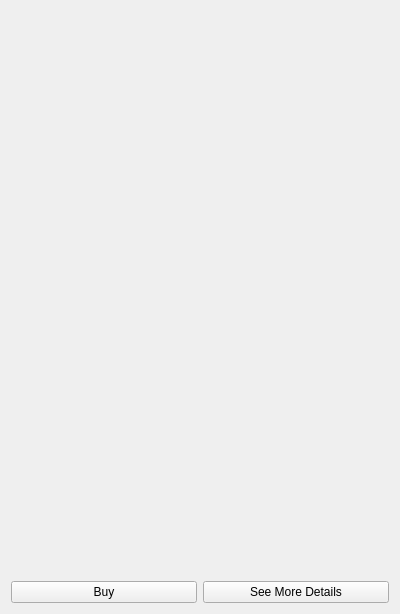
<?xml version="1.0" encoding="UTF-8"?>
<ui version="4.0">
 <class>BuildingInfoWidget</class>
 <widget class="QWidget" name="BuildingInfoWidget">
  <property name="geometry">
   <rect>
    <x>0</x>
    <y>0</y>
    <width>400</width>
    <height>614</height>
   </rect>
  </property>
  <property name="windowTitle">
   <string>BuildingInfoWidget</string>
  </property>
  <layout class="QVBoxLayout" name="verticalLayout">
   <item>
    <widget class="QLabel" name="buildingNameLabel">
     <property name="text">
      <string/>
     </property>
    </widget>
   </item>
   <item>
    <widget class="QLabel" name="buildingOwnerLabel">
     <property name="text">
      <string/>
     </property>
    </widget>
   </item>
   <item>
    <layout class="QHBoxLayout" name="horizontalLayout">
     <item>
      <widget class="CommandPushButton" name="buyOrSellpushButton">
       <property name="text">
        <string>Buy</string>
       </property>
      </widget>
     </item>
     <item>
      <widget class="CommandPushButton" name="detailsPushButton">
       <property name="text">
        <string>See More Details</string>
       </property>
      </widget>
     </item>
    </layout>
   </item>
  </layout>
 </widget>
 <layoutdefault spacing="6" margin="11"/>
 <customwidgets>
  <customwidget>
   <class>CommandPushButton</class>
   <extends>QPushButton</extends>
   <header location="global">commandpushbutton.h</header>
  </customwidget>
 </customwidgets>
 <resources/>
 <connections/>
</ui>
